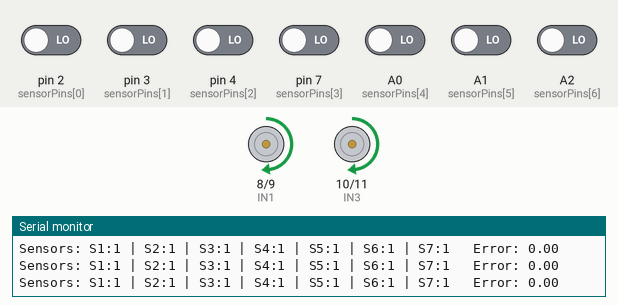
Recording of a sketch running on a simulated Arduino Uno, built with avr-gcc and run on an emulated ATmega328P. Shown: motor-driver pin pairs drawn as motors (green arrow = first pin HIGH = forward, orange = second pin HIGH = backward, longer = more drive, scaled by the enable pin), the last lines printed to the serial monitor. The inputs (shaded band) are chosen by the test bench; at power-on: A0 (sensorPins[4]), A1 (sensorPins[5]), A2 (sensorPins[6]), pin 2 (sensorPins[0]), pin 3 (sensorPins[1]), pin 4 (sensorPins[2]), pin 7 (sensorPins[3]) LOW.

Above: at 2.2 s.
2.3 s: A0 (sensorPins[4]) driven HIGH
At 3.4 s:
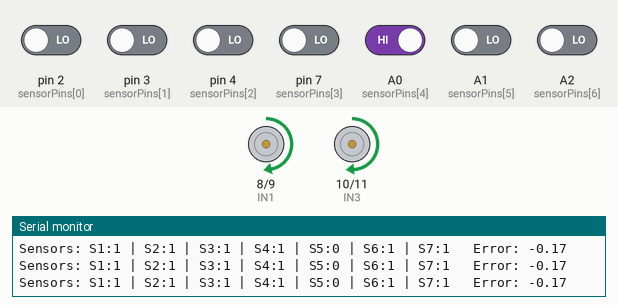
3.9 s: pin 2 (sensorPins[0]) driven HIGH
At 4.7 s:
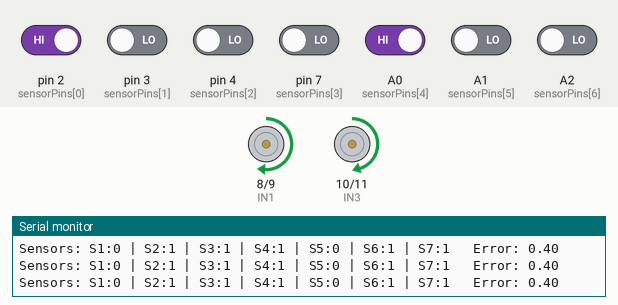
5.5 s: pin 3 (sensorPins[1]) driven HIGH
At 6.8 s:
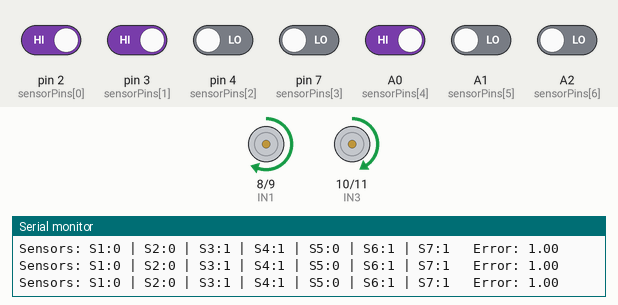
8.5 s: pin 4 (sensorPins[2]) driven HIGH
At 10.1 s:
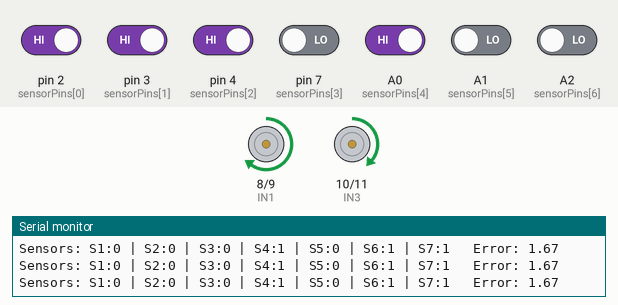
11.5 s: pin 7 (sensorPins[3]) driven HIGH
At 12.8 s:
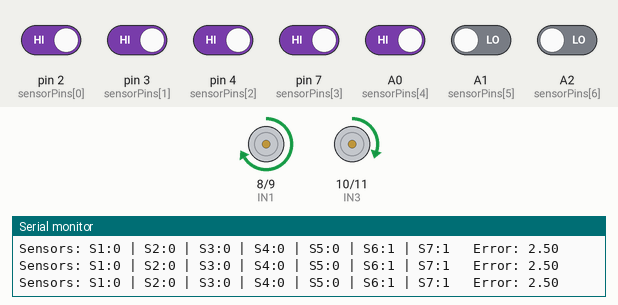
13.1 s: A1 (sensorPins[5]) driven HIGH
At 13.2 s:
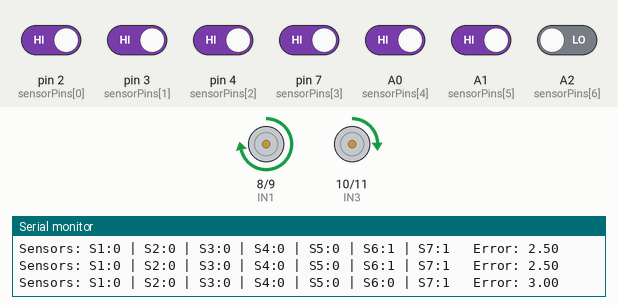
Timing chart, 0 to 16.1 s (numbered marks = the images above; inputs shaded):
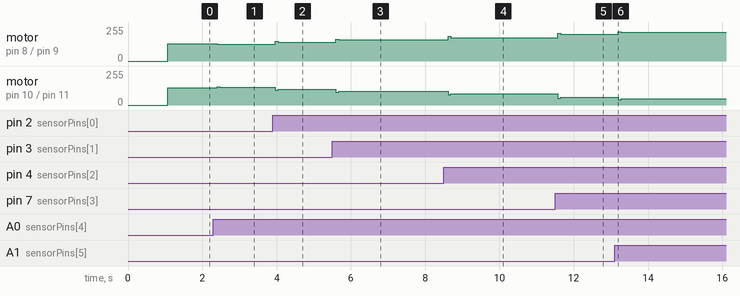

The sketch:

robo-rayatash.ino
```cpp
/*
  =========================================
              RAYATASH ROBOT
       7 Sensor Line Follower Robot
  =========================================

  Controller: Arduino UNO
  Motor Driver: L298N
  Sensors: 7 Digital IR Sensors

  Sensor states:
  1 = Line detected
  0 = No line detected
*/

#define ENA 5
#define IN1 8
#define IN2 9

#define ENB 6
#define IN3 10
#define IN4 11

const byte sensorPins[7] = {
  2, 3, 4, 7, A0, A1, A2
};

const bool SENSOR_ACTIVE_LOW = true;

int baseSpeed = 130;
const int maxSpeed = 220;

float Kp = 28.0;
float Kd = 12.0;

int sensorState[7] = {0, 0, 0, 0, 0, 0, 0};

const int weights[7] = {
  -3, -2, -1, 0, 1, 2, 3
};

float error = 0;
float lastError = 0;
float derivative = 0;

void setup() {

  Serial.begin(9600);

  for (byte i = 0; i < 7; i++) {
    pinMode(sensorPins[i], INPUT);
  }

  pinMode(ENA, OUTPUT);
  pinMode(IN1, OUTPUT);
  pinMode(IN2, OUTPUT);

  pinMode(ENB, OUTPUT);
  pinMode(IN3, OUTPUT);
  pinMode(IN4, OUTPUT);

  stopMotors();

  Serial.println("================================");
  Serial.println("          RAYATASH ROBOT");
  Serial.println("      7 SENSOR LINE FOLLOWER");
  Serial.println("================================");

  delay(1000);
}

void readSensors() {

  for (byte i = 0; i < 7; i++) {

    int rawValue = digitalRead(sensorPins[i]);

    sensorState[i] =
      SENSOR_ACTIVE_LOW ? !rawValue : rawValue;
  }
}

bool calculateError() {

  int weightedSum = 0;
  int activeSensors = 0;

  for (byte i = 0; i < 7; i++) {

    if (sensorState[i] == 1) {

      weightedSum += weights[i];
      activeSensors++;
    }
  }

  if (activeSensors == 0) {
    return false;
  }

  error = (float)weightedSum / activeSensors;

  return true;
}

void setMotor(int leftSpeed, int rightSpeed) {

  leftSpeed = constrain(leftSpeed, -255, 255);
  rightSpeed = constrain(rightSpeed, -255, 255);

  if (leftSpeed >= 0) {

    digitalWrite(IN1, HIGH);
    digitalWrite(IN2, LOW);

  } else {

    digitalWrite(IN1, LOW);
    digitalWrite(IN2, HIGH);
  }

  if (rightSpeed >= 0) {

    digitalWrite(IN3, HIGH);
    digitalWrite(IN4, LOW);

  } else {

    digitalWrite(IN3, LOW);
    digitalWrite(IN4, HIGH);
  }

  analogWrite(ENA, abs(leftSpeed));
  analogWrite(ENB, abs(rightSpeed));
}

void stopMotors() {

  analogWrite(ENA, 0);
  analogWrite(ENB, 0);

  digitalWrite(IN1, LOW);
  digitalWrite(IN2, LOW);
  digitalWrite(IN3, LOW);
  digitalWrite(IN4, LOW);
}

void searchLine() {

  if (lastError >= 0) {

    setMotor(110, -110);

  } else {

    setMotor(-110, 110);
  }
}

void printSensorData(bool lineDetected) {

  Serial.print("Sensors: ");

  for (byte i = 0; i < 7; i++) {

    Serial.print("S");
    Serial.print(i + 1);
    Serial.print(":");
    Serial.print(sensorState[i]);

    if (i < 6) {
      Serial.print(" | ");
    }
  }

  if (lineDetected) {

    Serial.print("   Error: ");
    Serial.println(error, 2);

  } else {

    Serial.println("   Line: LOST");
  }
}

void loop() {

  readSensors();

  bool lineDetected = calculateError();

  printSensorData(lineDetected);

  if (!lineDetected) {

    Serial.println("Line Lost! Searching...");

    searchLine();

    delay(10);
    return;
  }

  derivative = error - lastError;

  float correction =
    (Kp * error) + (Kd * derivative);

  int leftSpeed =
    baseSpeed + (int)correction;

  int rightSpeed =
    baseSpeed - (int)correction;

  leftSpeed = constrain(
    leftSpeed, -maxSpeed, maxSpeed
  );

  rightSpeed = constrain(
    rightSpeed, -maxSpeed, maxSpeed
  );

  setMotor(leftSpeed, rightSpeed);

  lastError = error;

  delay(10);
}
```

Measured:
- after the input at 2.3 s, motor on pin 8 (IN1) / pin 9 (IN2): forward 130/255 → forward 124/255 after 0.10 s, → forward 126/255 0.07 s later; motor on pin 10 (IN3) / pin 11 (IN4): forward 130/255 → forward 136/255 after 0.10 s, → forward 134/255 0.07 s later
- after the input at 3.9 s, motor on pin 8 (IN1) / pin 9 (IN2): forward 126/255 → forward 148/255 after 0.07 s, → forward 141/255 0.07 s later; motor on pin 10 (IN3) / pin 11 (IN4): forward 134/255 → forward 112/255 after 0.07 s, → forward 119/255 0.07 s later
- after the input at 5.5 s, motor on pin 8 (IN1) / pin 9 (IN2): forward 141/255 → forward 165/255 after 0.09 s, → forward 158/255 0.07 s later; motor on pin 10 (IN3) / pin 11 (IN4): forward 119/255 → forward 95/255 after 0.09 s, → forward 102/255 0.07 s later
- after the input at 8.5 s, motor on pin 8 (IN1) / pin 9 (IN2): forward 158/255 → forward 184/255 after 0.12 s, → forward 176/255 0.07 s later; motor on pin 10 (IN3) / pin 11 (IN4): forward 102/255 → forward 76/255 after 0.12 s, → forward 84/255 0.07 s later
- after the input at 11.5 s, motor on pin 8 (IN1) / pin 9 (IN2): forward 176/255 → forward 210/255 after 0.08 s, → forward 200/255 0.07 s later; motor on pin 10 (IN3) / pin 11 (IN4): forward 84/255 → forward 50/255 after 0.08 s, → forward 60/255 0.07 s later
- after the input at 13.1 s, motor on pin 8 (IN1) / pin 9 (IN2): forward 200/255 → forward 220/255 after 0.10 s, → forward 214/255 0.07 s later; motor on pin 10 (IN3) / pin 11 (IN4): forward 60/255 → forward 40/255 after 0.10 s, → forward 46/255 0.07 s later
